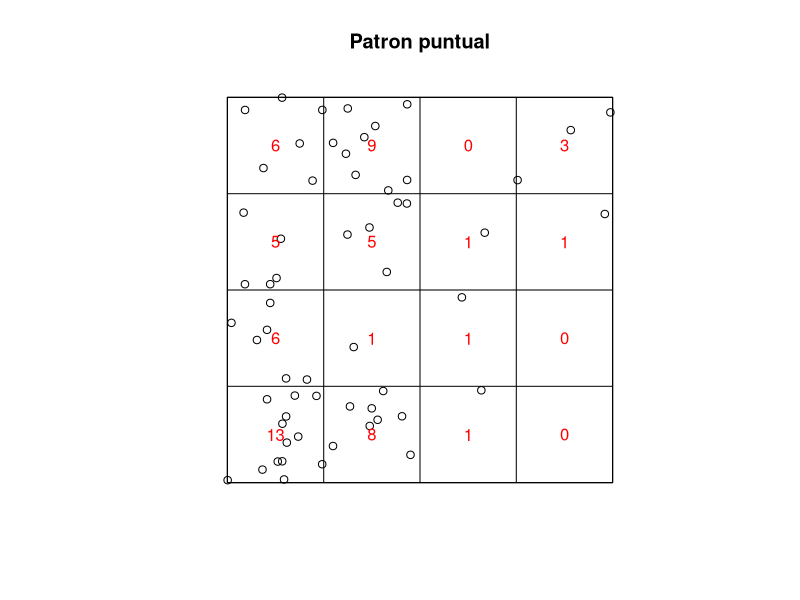
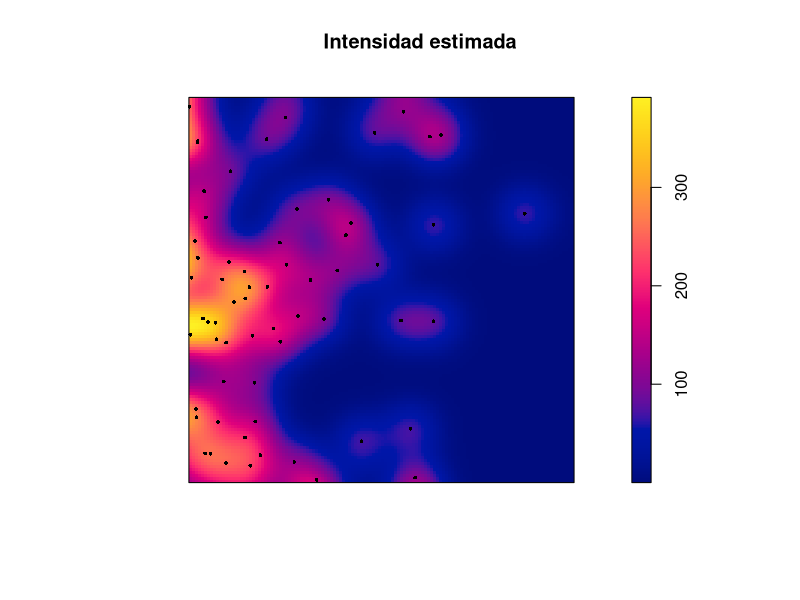
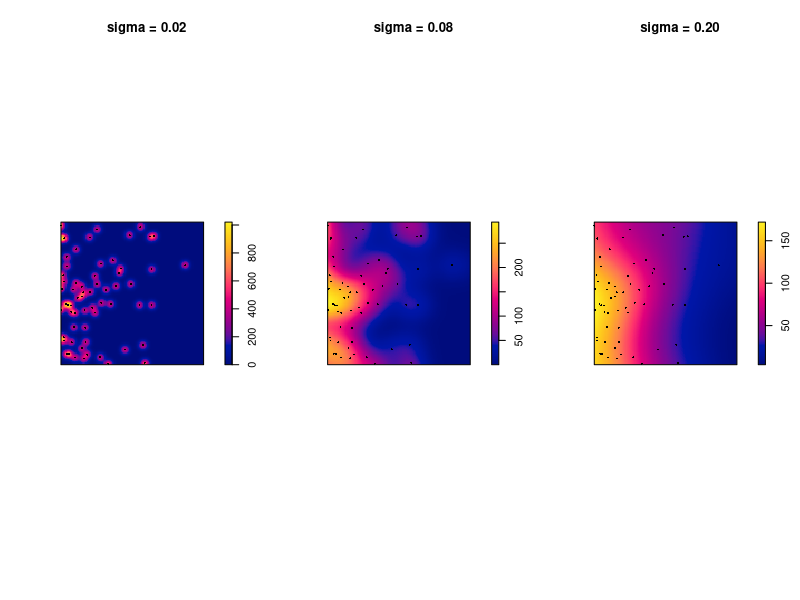
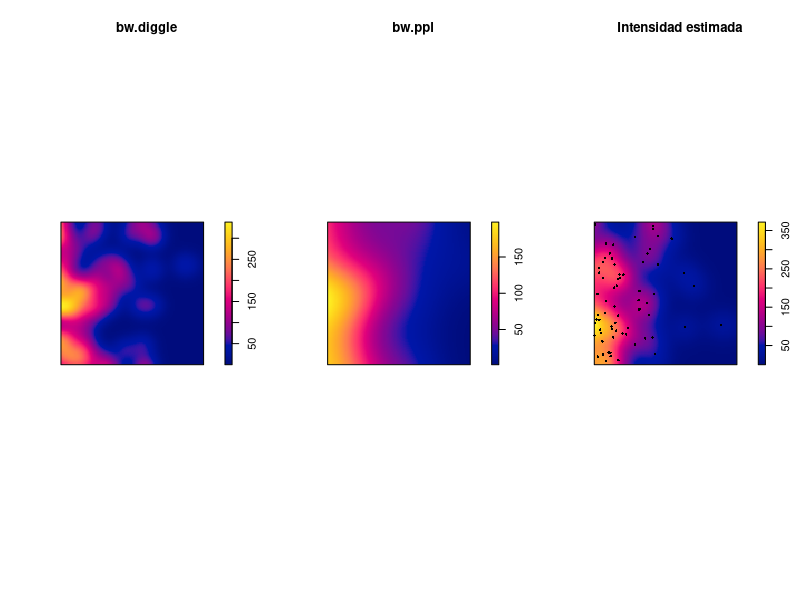
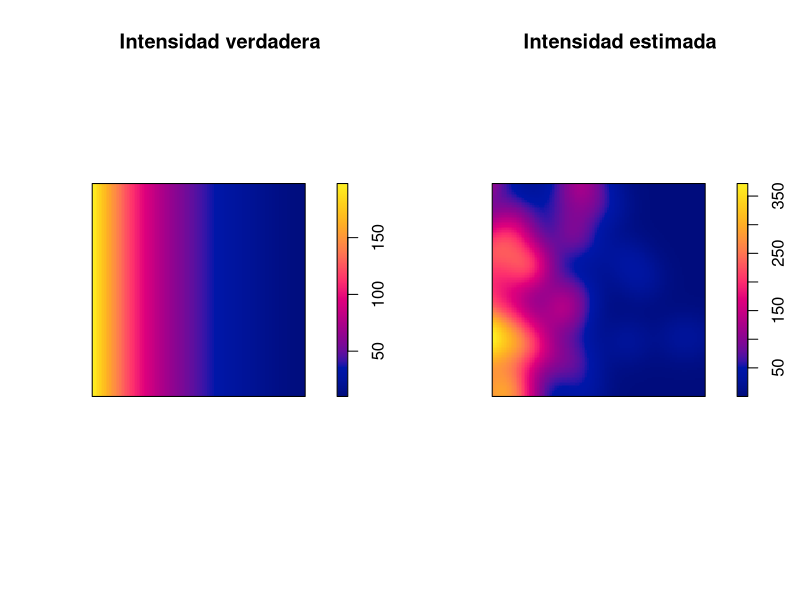
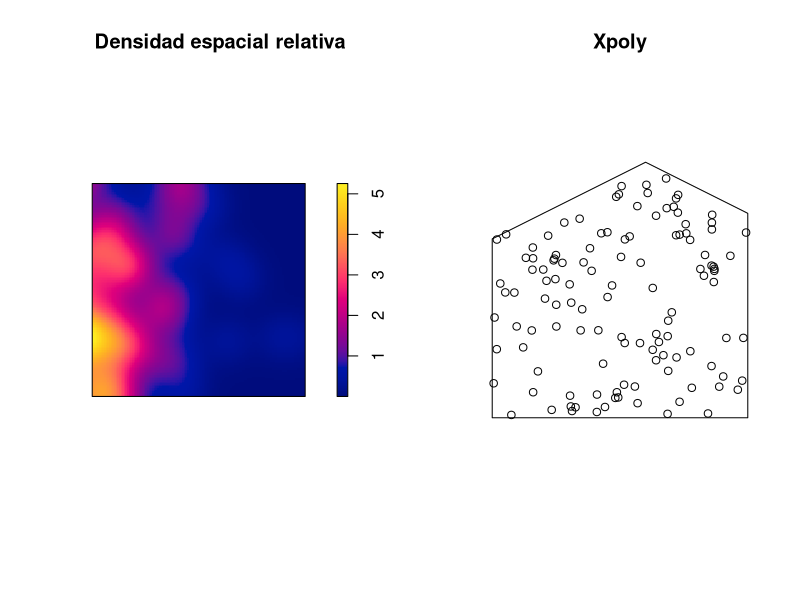
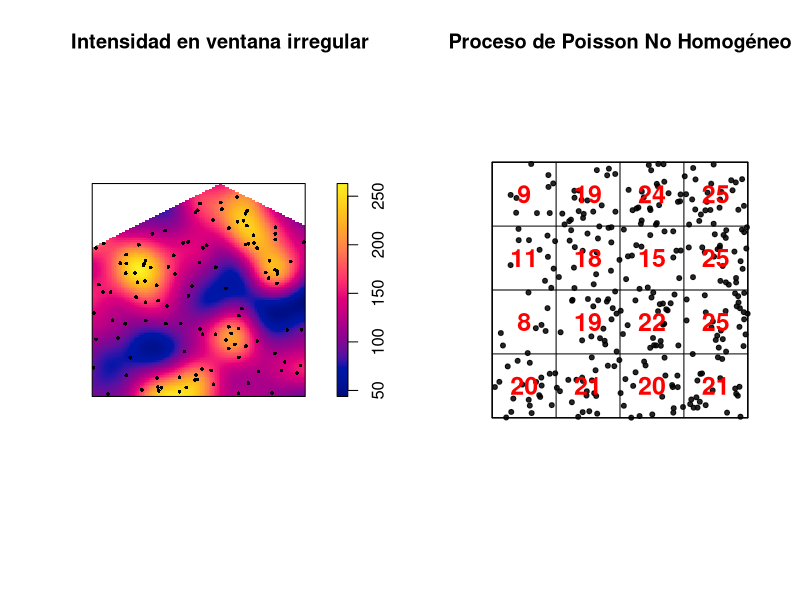
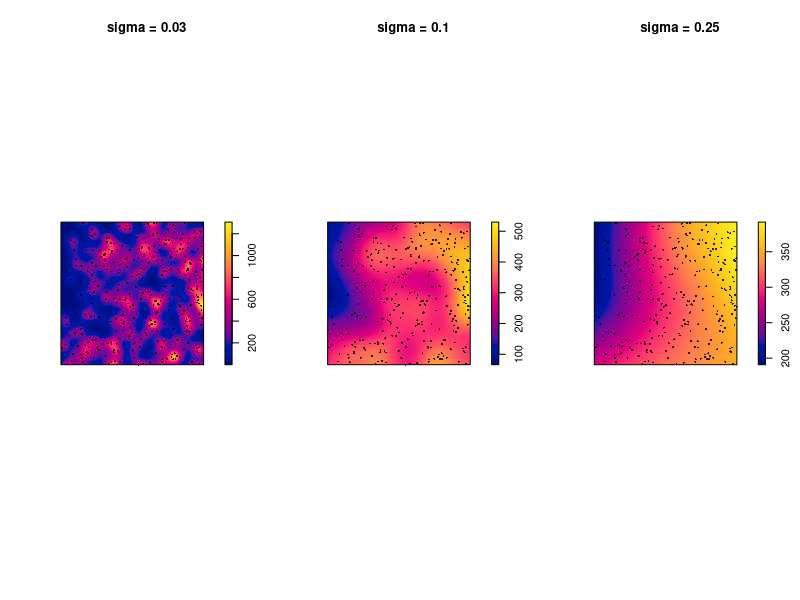

Write the R code that produced these figures, in order. (Note: this script raises an error after producing the figures.)
library(spatstat)
set.seed(123)
X <- rpoispp(function(x, y) 200 * exp(-3*x))
# Conteos por cuadrantes
Q <- quadratcount(X, nx = 4, ny = 4)
Q
plot(X, main = "Patron puntual")
plot(Q, add = TRUE, col = "red")

#KERNEL
X<- rpoispp(function(x, y) 200 * exp(-3*x))
lambda_hat <- density(X, sigma = 0.05)
plot(lambda_hat, main = "Intensidad estimada") #para un objeto PPP calcula una estimación
#del kernel de la intensidad
plot(X, add = TRUE, pch = 16, cex = 0.5)
par(mfrow = c(1, 3))
plot(density(X, sigma = 0.02), main = "sigma = 0.02")
plot(X, add = TRUE, pch = 16, cex = 0.4)
plot(density(X, sigma = 0.08), main = "sigma = 0.08")
plot(X, add = TRUE, pch = 16, cex = 0.4)
plot(density(X, sigma = 0.20), main = "sigma = 0.20")
plot(X, add = TRUE, pch = 16, cex = 0.4)

#Valores de sigma propuestos por el paquete
bw1 <- bw.diggle(X)
bw1

bw2 <- bw.ppl(X)
bw2

plot(density(X, sigma = bw1), main = "bw.diggle")
plot(density(X, sigma = bw2), main = "bw.ppl")

lambda_hat <- density(X, sigma = 0.08)
class(lambda_hat)
summary(lambda_hat)
lambda_hat[0.5, 0.5]
#Intensidad estimada esperanza del número de eventos en la región
integral(lambda_hat)
#debería ser cercano a:
npoints(X)


#######################################################
#SIMULACIÓN
W <- owin(c(0, 1), c(0, 1))
lambda_true <- function(x, y) {
  200 * exp(-3*x)
}
set.seed(2026)
X <- rpoispp(lambda_true, win = W)
#lambda estimado
lambda_est <- density(X, sigma = 0.08)
plot(lambda_est, main = "Intensidad estimada")
plot(X, add = TRUE, pch = 16, cex = 0.5)
#comparación
lambda_im <- as.im(lambda_true, W = W)
par(mfrow = c(1, 2))
plot(lambda_im, main = "Intensidad verdadera")
plot(lambda_est, main = "Intensidad estimada")

#mass function
lambda_hat <- density(X, sigma = 0.08)
# Superficie que integra aproximadamente 1
f_hat <- lambda_hat / integral(lambda_hat)
integral(f_hat)
plot(f_hat, main = "Densidad espacial relativa")


#######################################################
#EJEMPLO CON VENTANA POLIGONAL
px <- c(0, 1, 1, 0.6, 0, 0)
py <- c(0, 0, 0.8, 1, 0.7, 0)
Wpoly <- owin(poly = list(x = px, y = py))
Xpoly <- rpoispp(150, win = Wpoly)
plot(Xpoly)
lambda_poly <- density(Xpoly, sigma = 0.08)
plot(lambda_poly, main = "Intensidad en ventana irregular")
plot(Xpoly, add = TRUE, pch = 16, cex = 0.5)


#######################################################
#EJERCICIO 1
W1<-owin(c(0,1),c(0,1))
lambda_t<-function(x,y){
  150*(1+2*x)
}
set.seed(123)
X1<-rpoispp(lambda_t,win=W1)
Q <- quadratcount(X1, nx = 4, ny = 4)
print(Q)
plot(X1, main = "Proceso de Poisson No Homogéneo", pch = 20)
plot(Q, add = TRUE, col = "red", cex = 1.5, textargs=list(col="red", font=2))

#EJERCICIO 2
par(mfrow = c(1, 3))
plot(density(X1, sigma = 0.03), main = "sigma = 0.03")
plot(X1, add = TRUE, pch = 16, cex = 0.4)
plot(density(X1, sigma = 0.1), main = "sigma = 0.1")
plot(X1, add = TRUE, pch = 16, cex = 0.4)
plot(density(X1, sigma = 0.25), main = "sigma = 0.25")
plot(X1, add = TRUE, pch = 16, cex = 0.4)
#La respuesta debe discutir sesgo, varianza y escala espacial.
#En el primer gráfico se evidencia un sobreajuste de la intensidad (podría ser muiy sensible)
#se podría decir que su varianza es muy alta (por el rango de la escala de valores)
#y existe un sesgo alto en cuanto a que un punto aumente la probabilidad
#de generar otro muy cercano, y no respeta la generación de puntos del proceso puntual

#En el segundo gráfico ya no existe un sobreajuste de la intensidad
#y su varianza sea menor al anterior gráfico, se evidencia un sesgo 
#en los picos intermedios, los puntos a su alrededor generan

#El tercer gráfico, tiene la menor varianza y el sesgo no es tan evidente
#en cuanto a que la presencia de un punto genere otros más muy cercanos
#Además es el gráfico que mejor se ajusta al proceso puntual X, crecimiento
#de izq a derecha

#EJERCICIO 3
bw1 <- bw.diggle(X1)
bw1

bw2 <- bw.ppl(X1)
bw2
par(mfrow=c(1,2))
plot(density(X1, sigma = bw1), main = "bw.diggle")
plot(X1, add = TRUE, pch = 16, cex = 0.4)
plot(density(X1, sigma = bw2), main = "bw.ppl")
plot(X1, add = TRUE, pch = 16, cex = 0.4)
#No, dependiendo de que método automático se use, la escala será
#distinta y no necesariamente interprete el fenómeno

################################################################################
#SIMULACIÓN DE LA INTENSIDAD CON LOS DATOS DE HOMICIDIOS
#Se trabajarán con los datos obtenidos en la parroquia de Quitumbe
library(dplyr)
datos<-base_original%>%filter(distrito=="QUITUMBE")
w <- owin(
  xrange = range(datos$longitud, na.rm = TRUE),
  yrange = range(datos$latitud, na.rm = TRUE) 
  )
datos_ppp <- ppp(
  x = datos$longitud,
  y = datos$latitud,
  window = w 
)
sigma_diggle <- bw.diggle(datos_ppp)
sigma_cv <- bw.ppl(datos_ppp)
print(sigma_diggle)
print(sigma_cv) #grados
lambda_quitumbe_d<-density(datos_ppp, sigma = sigma_diggle)
plot(lambda_quitumbe_d, main = "Intensidad de asesinatos")
plot(datos_ppp, add = TRUE, pch = 16, cex = 0.5)


lambda_quitumbe_c<-density(datos_ppp, sigma = sigma_cv)
plot(lambda_quitumbe_c, main = "Intensidad de asesinatos")
plot(datos_ppp, add = TRUE, pch = 16, cex = 0.5)


################################################################################
################################################################################
################################################################################
#Sesión 5
set.seed(123)
X_pois<-rpoispp(lambda = 100) #CSO
plot(X_pois, main = "Poisson homogeneo")
#F_pois: teórica
#F_bord: estimador de F itulizando corrección de borde
#F_cs: estimador de F mediante Chiu-Stoyan
plot(Fest(X_pois)) #Cumple con el CSR
#G_pois (azul): teorica
#G_km: añade los puntos censurados en el cálculo global
#G_bord: Estimador con corrección de borde
#G_han
plot(Gest(X_pois))
plot(Jest(X_pois))
#K_pois: teórica
#K_iso: correción isoptrópica de Ripley, da más peso a los puntos 
#dentro del mapa y de un círuclo de radio r
#K_tras: corrección de traslación
#K_bord: correción de borde clásica
plot(Kest(X_pois))
plot(Lest(X_pois))

X_clust <- rThomas(kappa = 10, scale = 0.04, mu = 10)
plot(X_clust, main = "Patron agrupado")
plot(Kest(X_clust)) #>pi*r^2
plot(Lest(X_clust), . - r ~ r) #>0
plot(Jest(X_clust)) #<1

A <- allstats(X_pois)
plot(A)


lambda_hat <- density(X_clust)
K_inhom <- Kinhom(X_clust, lambda = lambda_hat)
plot(K_inhom)

fit <- ppm(X_clust ~ x + y)
K_inhom_fit <- Kinhom(X_clust, lambda = predict(fit)) #evidencia de intensidad no
#constante en este caso la intensidad sigue una funciónj lineal
plot(K_inhom_fit)


################################################################################
#EJERCICIO
set.seed(321)
X1 <- rpoispp(100)
plot(X1, main="CSR")
plot(Fest(X1))
plot(Gest(X1))
plot(Jest(X1))
plot(Kest(X1))
plot(Lest(X1))
#Se evidencia CSR
X2 <- rThomas(kappa = 8, scale = 0.04, mu = 12)
plot(X2, main="agrupado")
plot(Fest(X2))
plot(Gest(X2))
plot(Jest(X2))
plot(Kest(X2))
plot(Lest(X2))
#Se evidencia agrupamiento
X3 <- rSSI(r = 0.055, n = 90)
plot(X3, main="regular")
plot(Fest(X3))
plot(Gest(X3))
plot(Jest(X3))
plot(Kest(X3))
plot(Lest(X3))
#Se evidencia regularidad

################################################################################
#Prueba naive contra CSR
X<-rpoispp(lambda = 100)
plot(X, main="Observado")

# X <- ppp(x = datos$x,
#          y = datos$y,
#          window = W)

lambda_hat<-intensity(X)
Y1 <- rpoispp(lambda_hat, win = Window(X))
Y2 <- rpoispp(lambda_hat, win = Window(X))
Y3 <- rpoispp(lambda_hat, win = Window(X))
par(mfrow = c(1, 3))
plot(Y1, main = "Simulacion 1")
plot(Y2, main = "Simulacion 2")
plot(Y3, main = "Simulacion 3")
par(mfrow = c(1, 1))

#2da prueba mejorada
E_K<-envelope(X, fun=Kest, nsim=99)
plot(E_K, main="Envolvente Monte Carlo para K")
E_l<-envelope(X,fun=Lest, nsim=99)
plot(E_l, main="Envolvente Monte Carlo para L")
#Para L(r)-r
L_X<-Lest(X)
plot(L_X,.-r~r,main="Función L centrada: L(r)-r",ylab="L(r)-r")
E_L<-envelope(X,Lest,nsim=99)
plot(E_L, .-r~r, main="Envolvente para L(r)-r")


#Envolventes globales
E_g<-envelope(X, fun=Lest, nsim = 99, global = TRUE)
plot(E_g, .-r~r, main="Envolvente global para L(r)-r")  


#patrón agrupado
X_cluster <- rThomas(kappa = 10,
                     scale = 0.04,
                     mu = 10)
plot(X_cluster,
     main = "Proceso de Thomas")
E_cluster <- envelope(X_cluster,
                      Lest,
                      nsim = 99,
                      global = TRUE)
plot(E_cluster, . - r ~ r,
     main = "Agrupamiento: L(r) - r") 

#patrón regular
X_regular <- rSSI(r = 0.06, n = 100)
plot(X_regular,
     main = "Patron regular")
E_regular <- envelope(X_regular,
                      Lest,
                      nsim = 99,
                      global = TRUE)
plot(E_regular, . - r ~ r,
     main = "Regularidad: L(r) - r")

#Patrón inhomogéneo
#H0 Poisson no homogéneo con intensidad lambda(u)
lambda_fun <- function(x, y) 200 * exp(-3 * x)
X_inhom <- rpoispp(lambda_fun)
plot(X_inhom,
     main = "Poisson no homogeneo")
E_wrong <- envelope(X_inhom,
                    Lest,
                    nsim = 99,
                    global = TRUE)
plot(E_wrong, . - r ~ r)

lambda_est <- density(X_inhom)
K_inhom <- Kinhom(X_inhom,
                  lambda = lambda_est)
plot(K_inhom,
     main = "Funcion K inhomogenea") #existe evidencia de repulsión
#otra alternativa
Z <- as.im(function(x, y) x, W = Window(X_inhom)) #covariable exógena
fit <- ppm(X_inhom ~ Z) #relación log-lineal B0=200, B1=-3, modelamos
#la inhomogeneidad, la intensidad de X-inhom cambia a lo largo de Z
summary(fit)
E_fit <- envelope(fit,
                  fun = Kinhom,
                  nsim = 99,
                  global = TRUE) #genera 99 mapas simulados
#siguiendo estricamente la ecuación log-lineal
plot(E_fit,
     main = "Envolvente bajo modelo ajustado")
